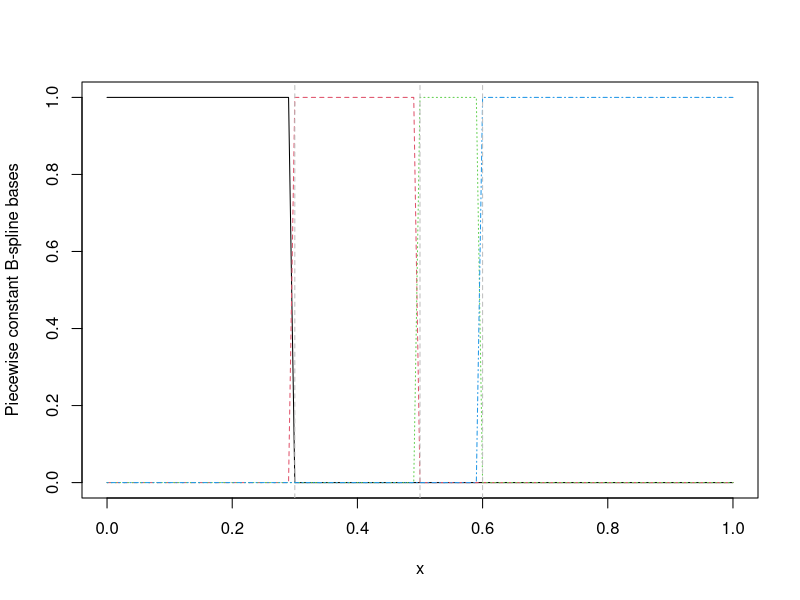

Reproduce this figure in R.
library(splines2)


### Name: bSpline
### Title: B-Spline Basis for Polynomial Splines
### Aliases: bSpline

### ** Examples

library(splines2)
x <- seq.int(0, 1, 0.01)
knots <- c(0.3, 0.5, 0.6)
bsMat <- bSpline(x, knots = knots, degree = 0, intercept = TRUE)

library(graphics)
matplot(x, bsMat, type = "l", ylab = "Piecewise constant B-spline bases")
abline(v = knots, lty = 2, col = "gray")
